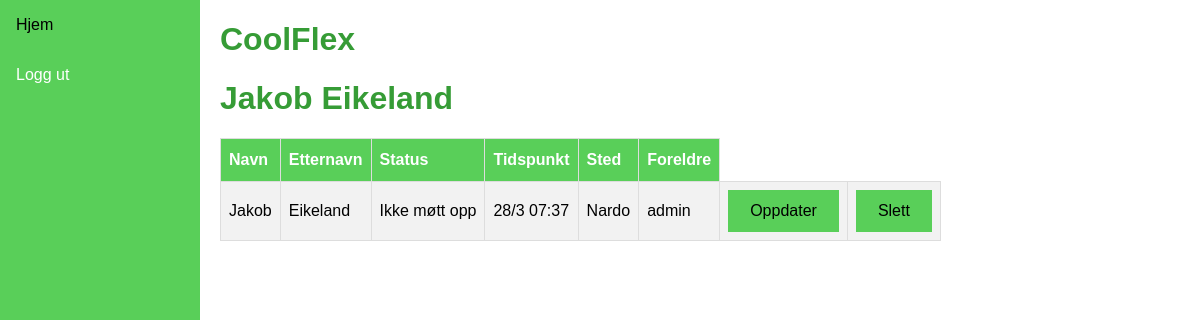
The page /coouluser/5 (signed in) on the database as committed earlier.
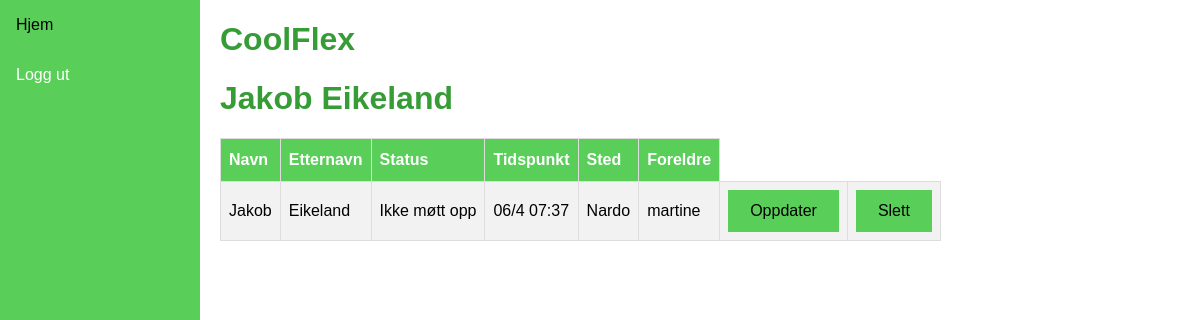
The same page on the database as committed later.
### coolflex/models.py (models this page shows, shortened)
class CoolUser(models.Model):
    first_name = models.CharField(max_length=20, default="CoolUser")
    last_name = models.CharField(max_length=20, default ="")
    klasse = models.ForeignKey(Klasse, null=True, related_name="cooluser", on_delete=models.CASCADE)
    teacher = models.ForeignKey(User, blank=True, on_delete=models.CASCADE, related_name="+")
    parent = models.ForeignKey(User, blank=True, on_delete=models.CASCADE, related_name="+")
    status = models.CharField(max_length=3, default="DEF", blank=True, null=True)
    timestamp = models.CharField(max_length=20, default="N/A", blank=True, null=True)
    location = models.CharField(max_length=20, default="N/A", blank=True, null=True)
    class Meta:
        ordering = ["last_name", "first_name"]
    def __str__(self):
        return self.first_name + " " + self.last_name
    def get_parent(self):
        return self.parent.username

### coolflex/views.py (the view)
# urls.py: path("coouluser/<pk>", views.coolUser, name="cooluser"),
@login_required
def coolUser(request, pk):
	cooluser = CoolUser.objects.get(id=pk)
	cooluser.status = get_status_text(cooluser)
	cooluser.location = get_coolbox_location(cooluser, coolbox_dict)
	cooluser.timestamp = get_timestamp_text(cooluser)
	context = {'user':cooluser}
	return render(request, "coolflex/cooluser.html", context)

### coolflex/views.py (called while the page is built)
def get_timestamp(user):
	box_data_list = []
	timestamp = datetime.now() #får int feil hvis ikke, default blir .now()
	box_data = DataCoolBox.objects.filter(cooluser_id = user.id)
	if (box_data == None):
		return None
	else:
		for data in box_data:
			box_data_list.append(data)
		if (len(box_data_list) > 1):
			timestamp = box_data_list[-1].timestamp
		elif (len(box_data_list) == 1):
			timestamp = box_data_list[0].timestamp
		return timestamp

def get_coolbox_location(user, box_dict):
	box_data_list = []
	box_id = 0
	box_data = DataCoolBox.objects.filter(cooluser_id = user.id)
	for data in box_data:
		box_data_list.append(data)
	if (len(box_data_list) > 1):
		box_id = box_data_list[-1].box_id
	elif (len(box_data_list) == 1):
		box_id = box_data_list[0].box_id
	return box_dict.get(box_id)

def get_status(user):
	timestamp_status = check_timestamp(get_timestamp(user))
	if (timestamp_status == 1):
		return True
	elif (timestamp_status == 2):
		return 2
	elif (timestamp_status == 3):
		return False
	else:
		return False

def get_status_text(user):
	status = get_status(user)
	if (status == True):
		return "Møtt opp"
	elif (status == 2):
		return "Sent oppmøte"
	else:
		return "Ikke møtt opp"

### coolflex/templates/coolflex/cooluser.html
{% extends 'coolflex/base.html' %}
{% load static %}
{% block content %}
<h1>{{ user }}</h1>
<table id="coolflex">
    <thead>
      <tr>
        <th>Navn</th>
        <th>Etternavn</th>
        <th>Status</th>
        <th>Tidspunkt</th>
        <th>Sted</th>
        <th>Foreldre</th>
      </tr>
    </thead>
    <tbody>
      <tr>
        <tr>
          <td> {{ user.first_name }} </td>
          <td> {{ user.last_name }} </td>
          <td> {{ user.status }} </td>
          <td> {{ user.timestamp }} </td>
          <td> {{ user.location }} </td>
          <td> {{ user.get_parent }} </td>
          <td> <div class="button"><a href="{% url 'updatecooluser' user.id %}">Oppdater</a></div> </td>
          <td> <div class="button"><a href="{% url 'deletecooluser' user.id %}">Slett</a></div> </td>
        </tr>
      </tr>
    </tbody>
    </table>
{% endblock %}
{% block sidenav %}
<a href="{% url 'frontpage' %}">Hjem</a>
<a href="{% url 'logout' %}">Logg ut</a>
{% endblock %}

Rows that differ between the two databases and show on the page:
changed CoolUser "Jakob Eikeland": timestamp "28/3 07:37" → "06/4 07:37"; get_parent "admin" → "martine"
